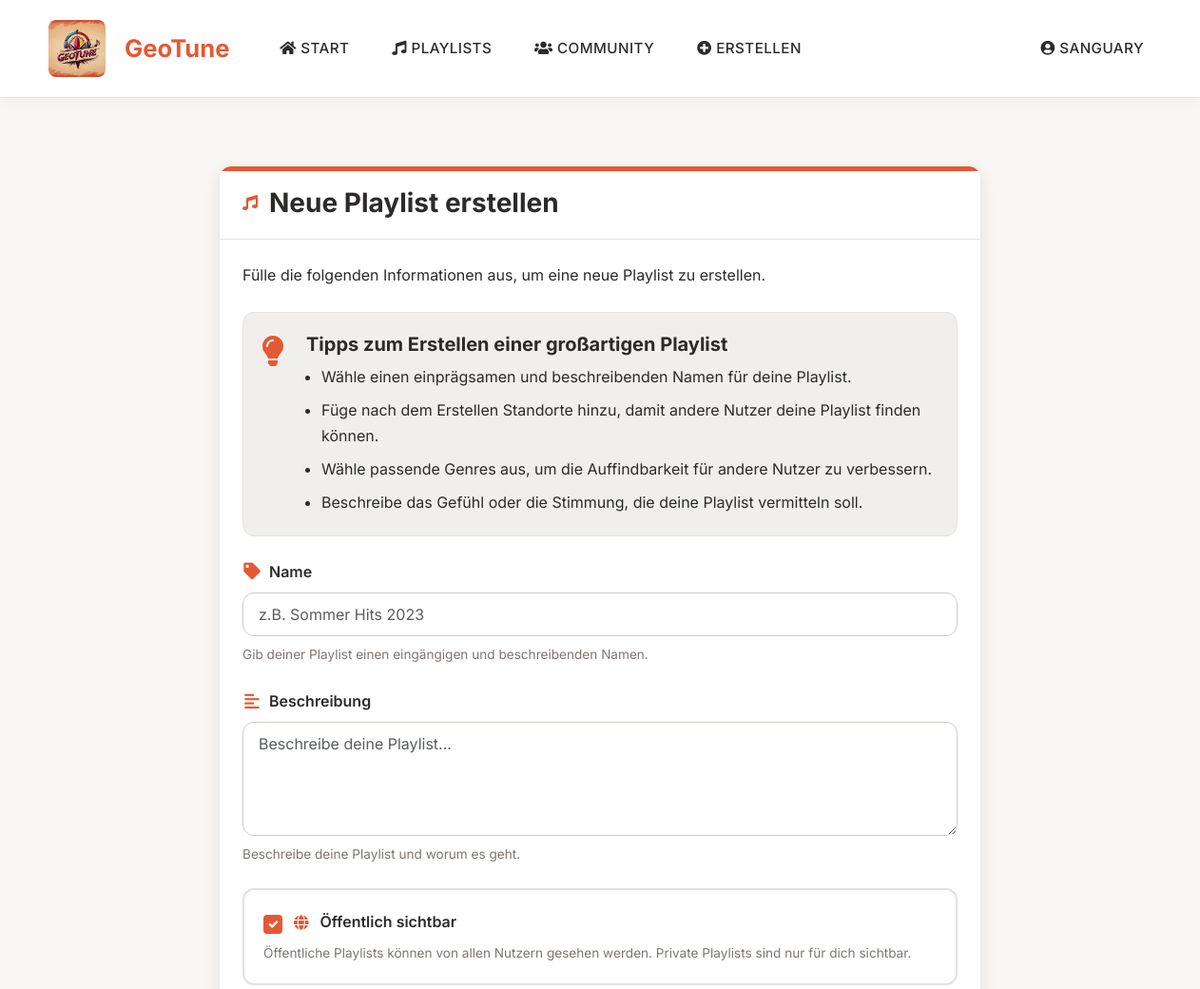
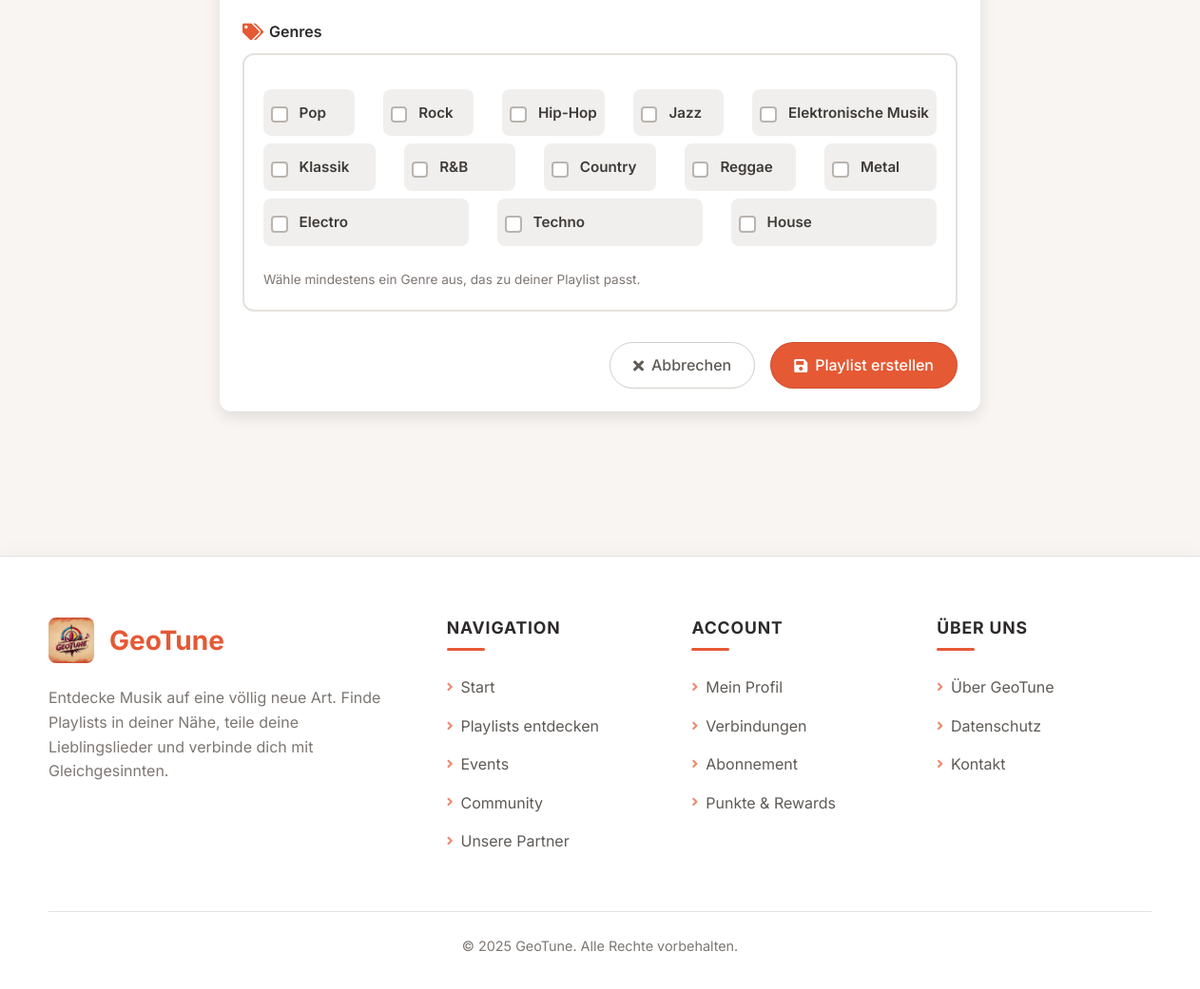
Page /playlist/neu/ (signed in) on the committed database (2 pictures, top to bottom).
### geotune/models.py (models this page shows, shortened)
class Nutzer(AbstractUser):
    bio = models.TextField(blank=True)
    profilbild = models.ImageField(upload_to='profile_pics/', blank=True, null=True)
    premium_status = models.BooleanField(default=False)

class Genre(models.Model):
    name = models.CharField(max_length=50, unique=True)
    beschreibung = models.TextField(blank=True)
    def __str__(self):
        return self.name

### geotune/views.py (the view)
# urls.py: path('playlist/neu/', views.playlist_erstellen, name='playlist_erstellen'),
@login_required
def playlist_erstellen(request):
    if request.method == 'POST':
        form = PlaylistForm(request.POST)
        if form.is_valid():
            playlist = form.save(commit=False)
            playlist.erstellt_von = request.user
            playlist.save()
            form.save_m2m()
            messages.success(request, 'Playlist erfolgreich erstellt!', extra_tags='toast')
            return redirect('playlist_detail', playlist_id=playlist.id)
    else:
        form = PlaylistForm()
    return render(request, 'geotune/playlist_form.html', {'form': form})

### geotune/templates/geotune/playlist_form.html (shortened to what this page needs)
{% extends 'geotune/base.html' %}
{% load custom_filters %}
{% block content %}
<div class="playlist-form-container">
    <div class="playlist-form-card">
        <div class="custom-card-header">
            <i class="fas {% if is_edit %}fa-edit{% else %}fa-music{% endif %}"></i>
            <h3>{% if is_edit %}Playlist bearbeiten{% else %}Neue Playlist erstellen{% endif %}</h3>
        </div>
        <div class="playlist-form-body">
            <p class="mb-4">{% if is_edit %}Bearbeite die Informationen deiner Playlist.{% else %}Fülle die folgenden Informationen aus, um eine neue Playlist zu erstellen.{% endif %}</p>
            {% if not is_edit %}
            <div class="alert-custom-info mb-4">
                <div class="d-flex">
                    <i class="fas fa-lightbulb fa-2x mt-1"></i>
                    <div class="ms-3">
                        <h5 class="mb-2">Tipps zum Erstellen einer großartigen Playlist</h5>
                        <ul class="mb-0 ps-3">
                            <li class="mb-2">Wähle einen einprägsamen und beschreibenden Namen für deine Playlist.</li>
                            <li class="mb-2">Füge nach dem Erstellen Standorte hinzu, damit andere Nutzer deine Playlist finden können.</li>
                            <li class="mb-2">Wähle passende Genres aus, um die Auffindbarkeit für andere Nutzer zu verbessern.</li>
                            <li>Beschreibe das Gefühl oder die Stimmung, die deine Playlist vermitteln soll.</li>
                        </ul>
                    </div>
                </div>
            </div>
            {% endif %}
            <form method="post" class="playlist-form needs-validation" novalidate>
                <div class="mb-4">
                    <label for="{{ form.name.id_for_label }}" class="form-label">
                        <i class="fas fa-tag"></i>{{ form.name.label }}
                    </label>
                    {{ form.name }}
                    <div class="form-text">Gib deiner Playlist einen eingängigen und beschreibenden Namen.</div>
                </div>
                <div class="mb-4">
                    <label for="{{ form.beschreibung.id_for_label }}" class="form-label">
                        <i class="fas fa-align-left"></i>{{ form.beschreibung.label }}
                    </label>
                    {{ form.beschreibung }}
                    <div class="form-text">Beschreibe deine Playlist und worum es geht.</div>
                </div>
                <div class="mb-4">
                    <div class="visibility-toggle">
                        <div class="form-check">
                            {{ form.ist_oeffentlich }}
                            <label class="form-check-label d-flex align-items-center" for="{{ form.ist_oeffentlich.id_for_label }}">
                                <i class="fas {% if form.ist_oeffentlich.value %}fa-globe{% else %}fa-lock{% endif %}"></i>
                                <span>{{ form.ist_oeffentlich.label }}</span>
                            </label>
                        </div>
                        <div class="form-text mt-2">
                            Öffentliche Playlists können von allen Nutzern gesehen werden. Private Playlists sind nur für dich sichtbar.
                        </div>
                    </div>
                </div>
                <div class="mb-4">
                    <label class="form-label">
                        <i class="fas fa-tags"></i>{{ form.genres.label }}
                    </label>
                    <div class="visibility-toggle">
                        <div class="genre-selection">
                            <div class="row row-cols-2 row-cols-md-3 g-2">
                                {% for genre in form.genres %}
                                <div class="col">
                                    <div class="genre-item">
                                        {{ genre.tag }}
                                        <label for="{{ genre.id_for_label }}" class="form-check-label">
                                            {{ genre.choice_label }}
                                        </label>
                                    </div>
                                </div>
                                {% endfor %}
                            </div>
                        </div>
                        <div class="form-text mt-3">
                            Wähle mindestens ein Genre aus, das zu deiner Playlist passt.
                        </div>
                    </div>
                </div>
                <div class="form-actions">
                    {% if is_edit %}
                    <a href="{% url 'playlist_detail' playlist.id %}" class="btn-custom-secondary">
                        <i class="fas fa-times me-2"></i>Abbrechen
                    </a>
                    <button type="submit" class="btn-custom-primary">
                        <i class="fas fa-save me-2"></i>Änderungen speichern
                    </button>
                    {% else %}
                    <a href="{% url 'index' %}" class="btn-custom-secondary">
                        <i class="fas fa-times me-2"></i>Abbrechen
                    </a>
                    <button type="submit" class="btn-custom-primary">
                        <i class="fas fa-save me-2"></i>Playlist erstellen
                    </button>
                    {% endif %}
                </div>
            </form>
        </div>
    </div>
</div>
{% endblock %}

### geotune/templates/geotune/base.html (shortened to what this page needs)
<!DOCTYPE html>
<html lang="de">
<head>
    <link href="https://cdn.jsdelivr.net/npm/bootstrap@5.3.2/dist/css/bootstrap.min.css" rel="stylesheet">
    <link rel="stylesheet" href="https://cdn.jsdelivr.net/npm/bootstrap-icons@1.11.1/font/bootstrap-icons.css">
    <link rel="stylesheet" href="https://cdnjs.cloudflare.com/ajax/libs/font-awesome/5.15.4/css/all.min.css">
    {% load static %}
    <link rel="stylesheet" href="{% static 'geotune/css/style.css' %}">
    <link rel="stylesheet" href="https://unpkg.com/leaflet@1.7.1/dist/leaflet.css">
</head>
<body>
    <nav class="navbar navbar-expand-lg">
        <div class="container">
            <a class="navbar-brand" href="{% url 'index' %}">
                {% load static %}
                <div class="d-flex align-items-center">
                    <img src="{% static 'media/GeoTune_Logo.jpg' %}" alt="GeoTune Logo" class="navbar-logo">
                    <span class="ms-2">GeoTune</span>
                </div>
            </a>
            <div class="collapse navbar-collapse" id="navbarNav">
                <ul class="navbar-nav me-auto">
                    <li class="nav-item">
                        <a class="nav-link" href="{% url 'index' %}">
                            <i class="fas fa-home"></i> Start
                        </a>
                    </li>
                    {% if user.is_authenticated %}
                        <li class="nav-item dropdown">
                            <a class="nav-link" href="#" id="playlistsDropdown" role="button"
                               data-bs-toggle="dropdown" aria-expanded="false">
                                <i class="fas fa-music"></i> Playlists
                            </a>
                        </li>
                        <li class="nav-item dropdown">
                            <a class="nav-link" href="#" id="communityDropdown" role="button"
                               data-bs-toggle="dropdown" aria-expanded="false">
                                <i class="fas fa-users"></i> Community
                            </a>
                        </li>
                        <li class="nav-item dropdown">
                            <a class="nav-link" href="#" id="navbarDropdown" role="button"
                               data-bs-toggle="dropdown" aria-expanded="false">
                                <i class="fas fa-plus-circle"></i> Erstellen
                            </a>
                        </li>
                    {% endif %}
                </ul>
                <ul class="navbar-nav">
                    {% if user.is_authenticated %}
                        <li class="nav-item dropdown">
                            <a class="nav-link" href="#" id="userDropdown" role="button"
                               data-bs-toggle="dropdown" aria-expanded="false">
                                <i class="fas fa-user-circle"></i> {{ user.username }}
                            </a>
                        </li>
                    {% endif %}
                </ul>
            </div>
        </div>
    </nav>
    <main class="container py-4">
        {% block content %}{% endblock %}
    </main>
    <footer class="footer">
        <div class="container">
            <div class="footer-container">
                <div class="footer-brand">
                    <div class="footer-logo">
                        <img src="{% static 'media/GeoTune_Logo.jpg' %}" alt="GeoTune Logo">
                        <h3>GeoTune</h3>
                    </div>
                    <p class="footer-description">
                        Entdecke Musik auf eine völlig neue Art. Finde Playlists in deiner Nähe, teile deine Lieblingslieder und verbinde dich mit Gleichgesinnten.
                    </p>
                </div>
                <div class="footer-columns">
                    <div class="footer-column">
                        <h5 class="footer-title">Navigation</h5>
                        <ul class="footer-links">
                            <li><a href="{% url 'index' %}"><i class="fas fa-angle-right"></i> Start</a></li>
                            {% if user.is_authenticated %}
                                <li><a href="{% url 'playlists_in_der_naehe' %}"><i class="fas fa-angle-right"></i> Playlists entdecken</a></li>
                                <li><a href="{% url 'events' %}"><i class="fas fa-angle-right"></i> Events</a></li>
                                <li><a href="{% url 'nutzer_empfehlungen' %}"><i class="fas fa-angle-right"></i> Community</a></li>
                                <li><a href="{% url 'partner' %}"><i class="fas fa-angle-right"></i> Unsere Partner</a></li>
                            {% endif %}
                        </ul>
                    </div>
                    <div class="footer-column">
                        <h5 class="footer-title">Account</h5>
                        <ul class="footer-links">
                            {% if user.is_authenticated %}
                                <li><a href="{% url 'nutzerprofil' %}"><i class="fas fa-angle-right"></i> Mein Profil</a></li>
                                <li><a href="{% url 'verbindungen' %}"><i class="fas fa-angle-right"></i> Verbindungen</a></li>
                                <li><a href="{% url 'abonnement_verwalten' %}"><i class="fas fa-angle-right"></i> Abonnement</a></li>
                                <li><a href="{% url 'gamification' %}"><i class="fas fa-angle-right"></i> Punkte & Rewards</a></li>
                            {% else %}
                                <li><a href="{% url 'login' %}"><i class="fas fa-angle-right"></i> Anmelden</a></li>
                                <li><a href="{% url 'register' %}"><i class="fas fa-angle-right"></i> Registrieren</a></li>
                            {% endif %}
                        </ul>
                    </div>
                    <div class="footer-column">
                        <h5 class="footer-title">Über uns</h5>
                        <ul class="footer-links">
                            <li><a href="{% url 'ueber_uns' %}"><i class="fas fa-angle-right"></i> Über GeoTune</a></li>
                            <li><a href="{% url 'datenschutz' %}"><i class="fas fa-angle-right"></i> Datenschutz</a></li>
                            <li><a href="{% url 'kontakt' %}"><i class="fas fa-angle-right"></i> Kontakt</a></li>
                        </ul>
                    </div>
                </div>
            </div>
            <div class="footer-bottom text-center">
                <p>&copy; 2025 GeoTune. Alle Rechte vorbehalten.</p>
            </div>
        </div>
    </footer>
</body>
</html>

### rows in the picture
Nutzer: username "SANGUARY"
Genre: choice_label "Pop"
Genre: choice_label "Rock"
Genre: choice_label "Hip-Hop"
Genre: choice_label "Jazz"
Genre: choice_label "Elektronische Musik"
Genre: choice_label "Klassik"
Genre: choice_label "R&B"
Genre: choice_label "Country"
Genre: choice_label "Reggae"
Genre: choice_label "Metal"
Genre: choice_label "Electro"
Genre: choice_label "Techno"
Genre: choice_label "House"
